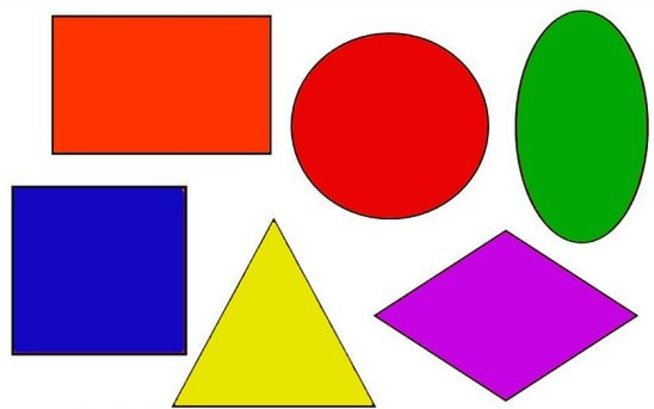
#> input picture labs/lab4/images/lines.jpg, 654 x 409 px
$ python task3.py
#> lines starting #> are read from the running program, lines starting #| are printed output that depends on the picture; after the words box and inside, x2 and y2 are one past the last pixel; in counts of white or black regions, pixels touching at a corner belong together
import cv2
import numpy as np

img_lines = cv2.imread('./images/lines.jpg')
#> img_lines is the input picture: shape (409, 654, 3); mean B, G, R 145.4, 143, 192.4
img_circles = cv2.imread('./images/c.jpg')
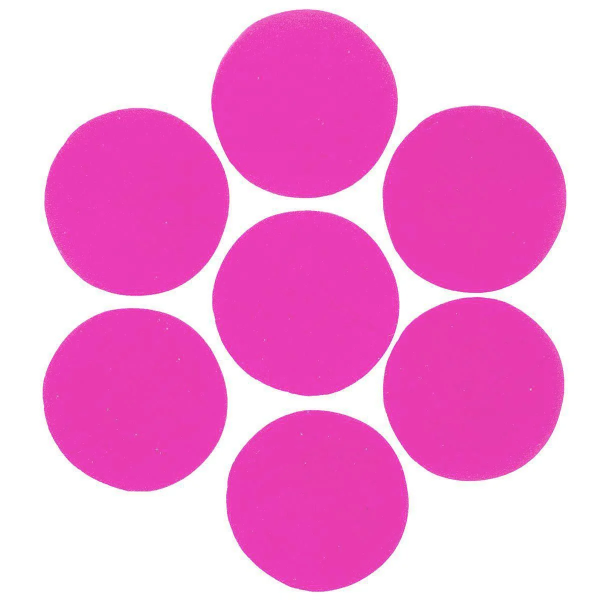
#> input picture labs/lab4/images/c.jpg, 1200 x 1200 px (shown at 1/2 size)
#> img_circles is the input picture: shape (1200, 1200, 3); mean B, G, R 215.1, 153.8, 242.9

desired_width = 800
desired_height = 600

img_lines = cv2.resize(img_lines, (desired_width, desired_height))
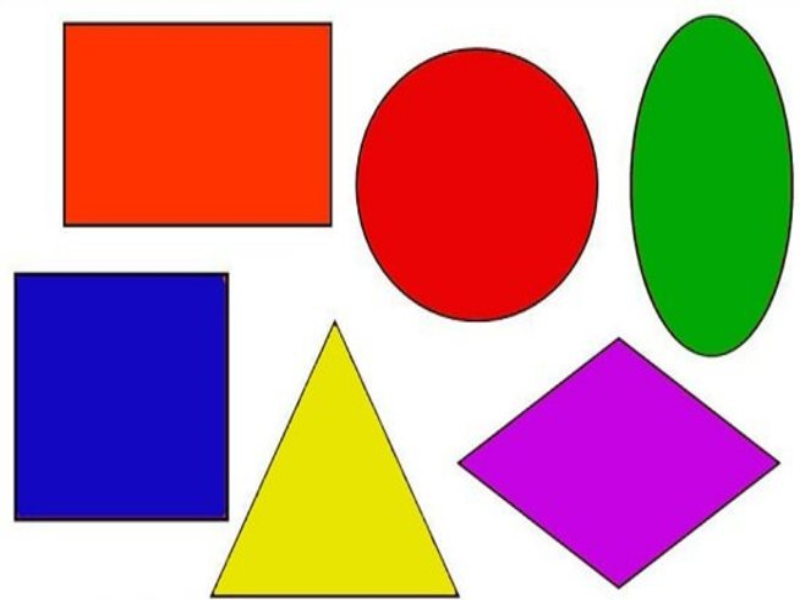
#> img_lines: shape (600, 800, 3); mean B, G, R 145.4, 143, 192.3
img_circles = cv2.resize(img_circles, (desired_width, desired_height))
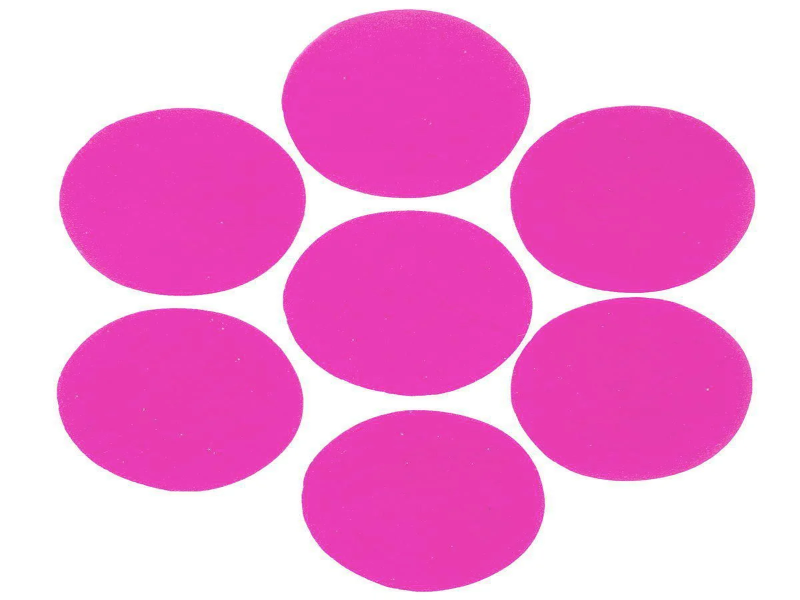
#> img_circles: shape (600, 800, 3); mean B, G, R 215.1, 153.8, 243

gray_lines = cv2.Canny(cv2.cvtColor(img_lines, cv2.COLOR_BGR2GRAY), 100, 200)
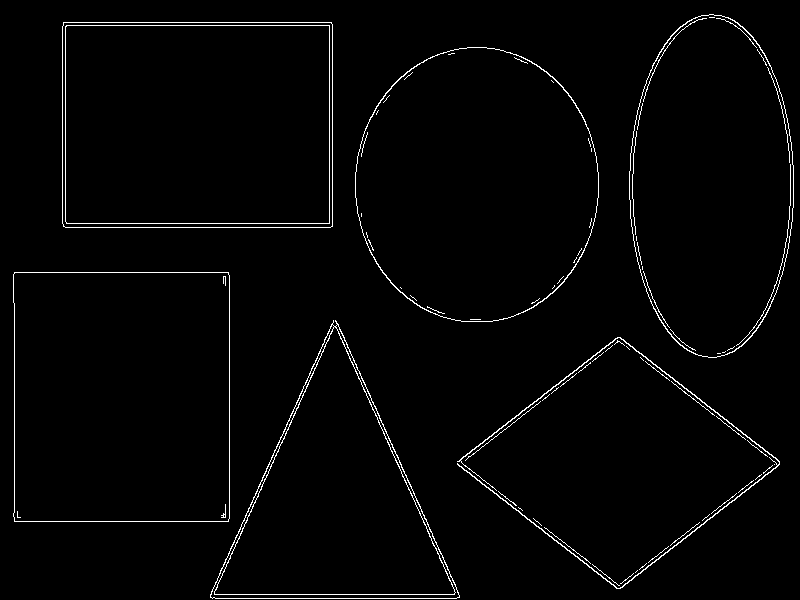
#> gray_lines: shape (600, 800); 1.9% white in thin lines or dots
gray_circles = cv2.Canny(cv2.cvtColor(img_circles, cv2.COLOR_BGR2GRAY), 100, 200)
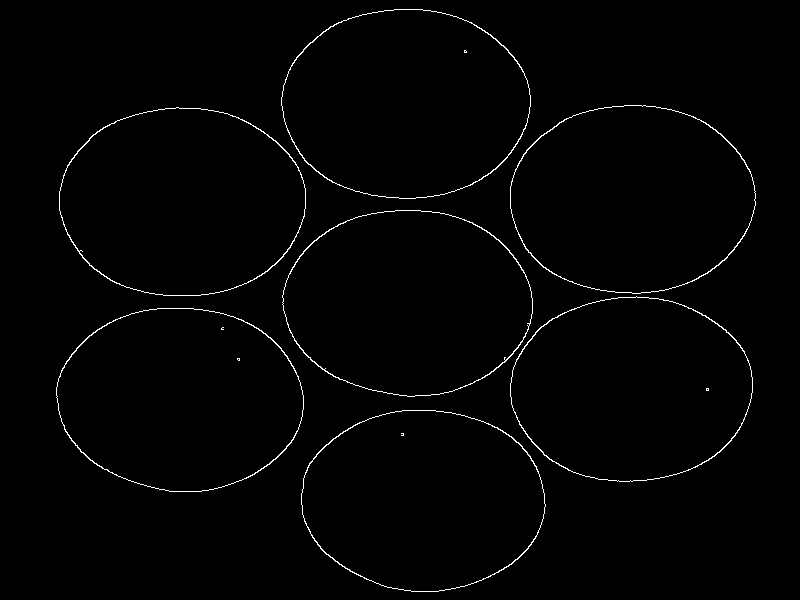
#> gray_circles: shape (600, 800); 1.2% white in thin lines or dots, all inside (x1, y1, x2, y2) = (56, 9, 756, 592)

lines = cv2.HoughLines(gray_lines, 1, np.pi / 180, 150)
#> lines = 22 rows, first 8: [22, 1.57], [25, 1.57], [223, 1.57], [227, 1.57], [229, 0], [594, 1.57], [598, 1.57], [-177, 2.72]

if lines is not None:
    img_lines_drawn = np.zeros((desired_height, desired_width, 3), dtype=np.uint8)

    for line in lines:
        rho, theta = line[0]

        a = np.cos(theta)
        b = np.sin(theta)
        x0 = a * rho
        y0 = b * rho
        x1 = int(x0 + 1000 * (-b))
        y1 = int(y0 + 1000 * (a))
        x2 = int(x0 - 1000 * (-b))
        y2 = int(y0 - 1000 * (a))
        cv2.line(img_lines_drawn, (x1, y1), (x2, y2), (0, 255, 0), 2)
#> this loop made 22 passes
#> (rho, theta, a, b, x0, y0, x1, y1) on passes 1 to 12: (22, 1.57, -4.37e-08, 1, -9.62e-07, 22, -1000, 21), (25, 1.57, -4.37e-08, 1, -1.09e-06, 25, -1000, 24), (223, 1.57, -4.37e-08, 1, -9.75e-06, 223, -1000, 222), (227, 1.57, -4.37e-08, 1, -9.92e-06, 227, -1000, 226), (229, 0, 1, 0, 229, 0, 229, 1000), (594, 1.57, -4.37e-08, 1, -2.6e-05, 594, -1000, 593), (598, 1.57, -4.37e-08, 1, -2.61e-05, 598, -1000, 597), (-177, 2.72, -0.914, 0.407, 161.7, -71.99, -245, -985), (434, 0.419, 0.914, 0.407, 396.5, 176.5, -10, 1090), (521, 1.57, -4.37e-08, 1, -2.28e-05, 521, -1000, 520), (272, 1.57, -4.37e-08, 1, -1.19e-05, 272, -1000, 271), (14, 0, 1, 0, 14, 0, 14, 1000)
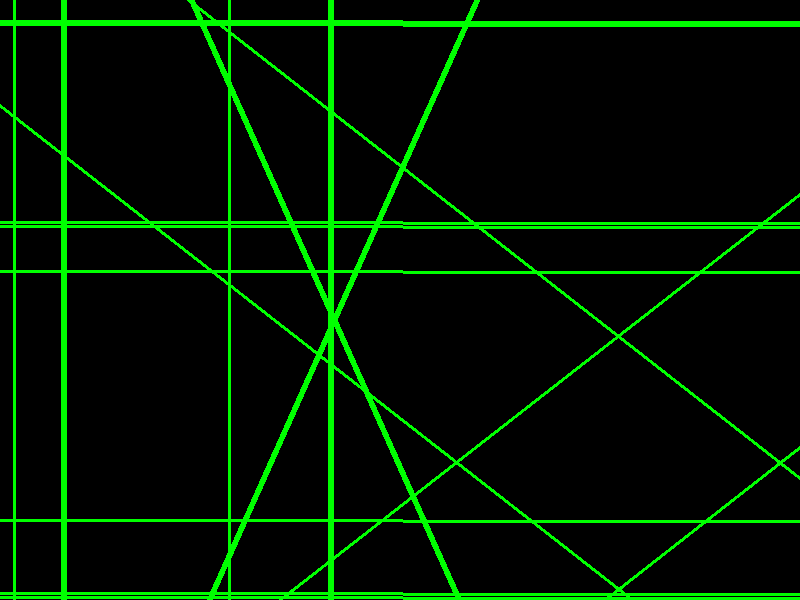
#> img_lines_drawn: shape (600, 800, 3); mean of channels 0, 1, 2 0, 22.9, 0; drawn as B, G, R

    cv2.imshow('Lines', img_lines_drawn)
else:
    print("Линии не найдены.")

circles = cv2.HoughCircles(gray_circles, cv2.HOUGH_GRADIENT, 1, 20, param1=50, param2=30, minRadius=0, maxRadius=0)
#> circles = 59 rows, first 8: [428.5, 435.5, 154.9], [432.5, 311.5, 98.5], [412.5, 266.5, 130.5], [600.5, 195.5, 89.7], [389.5, 323.5, 113.1], [408.5, 286.5, 125.5], [418.5, 81.5, 114.3], [616.5, 368.5, 110.6]

img_circles_drawn = np.zeros((desired_height, desired_width, 3), dtype=np.uint8)

for circle in circles[0]:
    x, y, r = circle

    cv2.circle(img_circles_drawn, (round(x), round(y)), round(r), (0, 255, 0), 2)
#> this loop made 59 passes
#> (x, y, r) on passes 1 to 12: (428.5, 435.5, 154.9), (432.5, 311.5, 98.5), (412.5, 266.5, 130.5), (600.5, 195.5, 89.7), (389.5, 323.5, 113.1), (408.5, 286.5, 125.5), (418.5, 81.5, 114.3), (616.5, 368.5, 110.6), (427.5, 111.5, 100.1), (417.5, 333.5, 122), (187.5, 373.5, 119), (419.5, 464.5, 127.9)
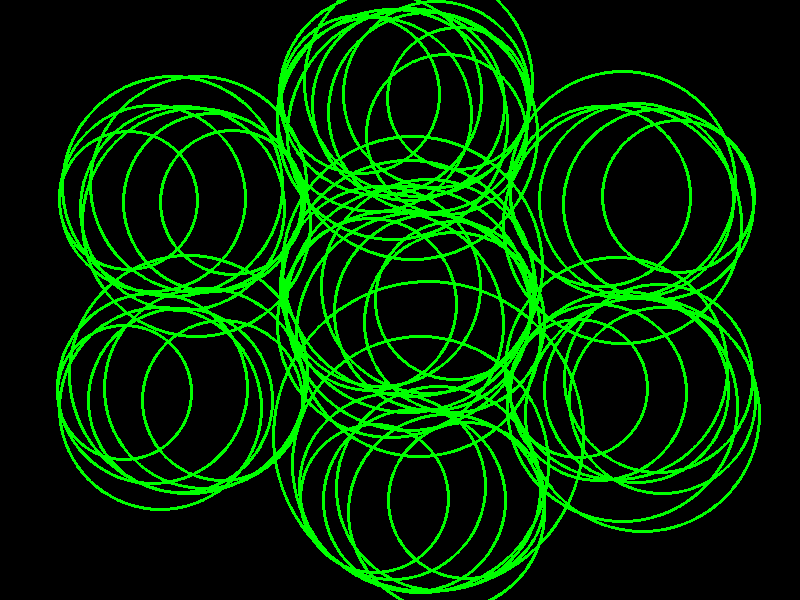
#> img_circles_drawn: shape (600, 800, 3); mean of channels 0, 1, 2 0, 45.9, 0; drawn as B, G, R

print(f'Количество окружностей: {len(circles[0])}')
#| Количество окружностей: 59

cv2.imshow('Circles', img_circles_drawn)
cv2.waitKey(0)
cv2.destroyAllWindows()
